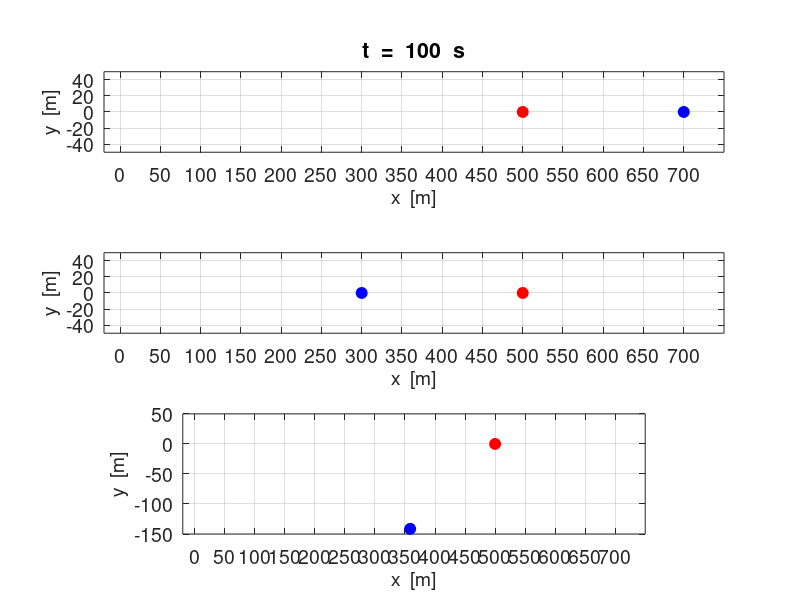

This chart was generated by the following MATLAB code:
% spMath003.m

clear all
close all
clc

% RIVER DIMENSIONS -------------------------------------------------------
  Np = 100;
  Lx1 = -20;  Lx2 = 750;
  Ly1 = -50; Ly2 = 50;
  
% TIME SCALES  -----------------------------------------------------------
  tMin = 0;
  tMax = 100;
  Nt = 101;
  t = linspace(tMin,tMax,Nt);
  t1 = 't  =  '; t3 = '  s';
  dt = t(2) - t(1);
  
% Initial Positions ------------------------------------------------------
  sAx = [0 0 0];         sAy = [0 0 0];
  sBx = [500 500 500];   sBy = [0 0 0];
    

% VELOCITIES ------------------------------------------------------------- 
  vAx = [5 5 5]; vAy = [0 0 0];
  vBx = [2 -2 -sqrt(2)]; vBy = [0 0 -sqrt(2)];


% ========================================================================
% ANIMATION
% ========================================================================

% flag: 0 animated gif NOT saved or 1 saved /  file name
   f_gif = 0;
   ag_name = 'ag_tractor1.gif';
% Delay in seconds before displaying the next image  
   delay = 0.2;  
% Frame counter start
   nt = 1; 
  
   
% GRAPHICS  =============================================================
figure(1)
  set(gcf,'Units','normalized');
  set(gcf,'Position',[0.02 0.1 0.5 0.7]);
   
   for c = 1 : Nt
     subplot(3,1,1);  k = 1;  % -----------------------------------------
     xP = sAx(k); yP = sAy(k);
     
     hPlot = plot(xP,yP,'o');  
     set(hPlot,'Markersize',8,'MarkerFaceColor','r');
     set(hPlot,'Markersize',8,'MarkerEdgeColor','r');
     
     hold on
     xP = sBx(k); yP = sBy(k);
     hPlot = plot(xP,yP,'o');
     set(hPlot,'Markersize',8,'MarkerFaceColor','b');
     set(hPlot,'Markersize',8,'MarkerEdgeColor','b');
     hold off
     
     sAx(k) = sAx(k)  + vAx(k) * dt;
     sAy(k) = sAy(k)  + vAy(k) * dt;
     sBx(k) = sBx(k)  + vBx(k) * dt;
     sBy(k) = sBy(k)  + vBy(k) * dt;
     
     axis equal
     axis([Lx1 Lx2 Ly1 Ly2]);
     box on
     grid on
     set(gca,'fontsize',14);
     set(gca,'xTick',0:50:700);
     xlabel('x  [m]','fontsize',14);
     ylabel('y  [m]','fontsize',14);
     t2 = num2str(t(c),'%3.0f');
     tm = [t1 t2 t3];
     title(tm);
          
     subplot(3,1,2); k = 2;   % -----------------------------------------
     xP = sAx(k); yP = sAy(k);
     hPlot = plot(xP,yP,'o');
     set(hPlot,'Markersize',8,'MarkerFaceColor','r');
     set(hPlot,'Markersize',8,'MarkerEdgeColor','r');
     
     hold on
     xP = sBx(k); yP = sBy(k);
     hPlot = plot(xP,yP,'o');
     set(hPlot,'Markersize',8,'MarkerFaceColor','b');
     set(hPlot,'Markersize',8,'MarkerEdgeColor','b');
     hold off
     
     sAx(k) = sAx(k)  + vAx(k) * dt;
     sAy(k) = sAy(k)  + vAy(k) * dt;
     sBx(k) = sBx(k)  + vBx(k) * dt;
     sBy(k) = sBy(k)  + vBy(k) * dt;
     
     axis equal
     axis([Lx1 Lx2 Ly1 Ly2]);
     box on
     grid on
     set(gca,'fontsize',14);
     set(gca,'xTick',0:50:700);
     xlabel('x  [m]','fontsize',14);
     ylabel('y  [m]','fontsize',14);
     
    subplot(3,1,3); k = 3;   % -----------------------------------------
     xP = sAx(k); yP = sAy(k);
     hPlot = plot(xP,yP,'o');
     set(hPlot,'Markersize',8,'MarkerFaceColor','r');
     set(hPlot,'Markersize',8,'MarkerEdgeColor','r');
     
     hold on
     xP = sBx(k); yP = sBy(k);
     hPlot = plot(xP,yP,'o');
     set(hPlot,'Markersize',8,'MarkerFaceColor','b');
     set(hPlot,'Markersize',8,'MarkerEdgeColor','b');
     hold off
     
     sAx(k) = sAx(k)  + vAx(k) * dt;
     sAy(k) = sAy(k)  + vAy(k) * dt;
     sBx(k) = sBx(k)  + vBx(k) * dt;
     sBy(k) = sBy(k)  + vBy(k) * dt;
     
     axis equal
     axis([Lx1 Lx2 3*Ly1 Ly2]);
     box on
     grid on
     set(gca,'fontsize',14);
     set(gca,'xTick',0:50:700);
     xlabel('x  [m]','fontsize',14);
     ylabel('y  [m]','fontsize',14); 
     
     pause(0.01)
    
 if f_gif > 0 
          frame = getframe(1);
          im = frame2im(frame);
          [imind,cm] = rgb2ind(im,256);
     %  On the first loop, create the file. In subsequent loops, append.
          if nt == 1
            imwrite(imind,cm,ag_name,'gif','DelayTime',delay,'loopcount',inf);
          else
           imwrite(imind,cm,ag_name,'gif','DelayTime',delay,'writemode','append');
          end
       nt = nt+1;
  end
   
  hold off
     
     
   
   end